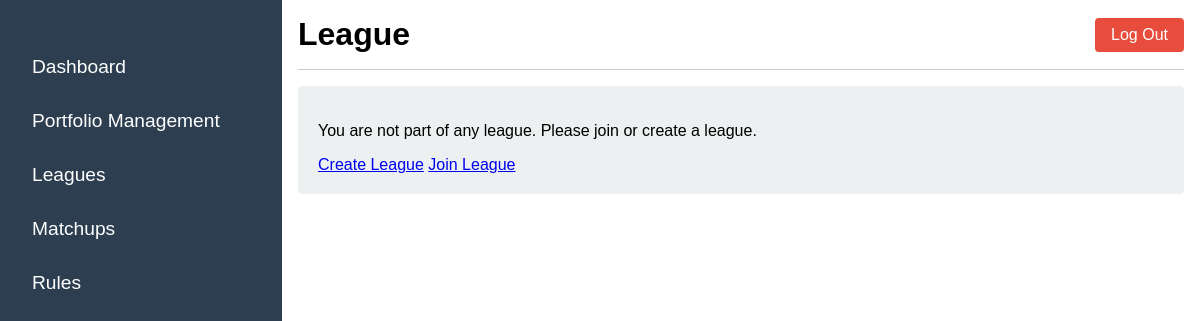
The app's page /league/ (signed in), older data.
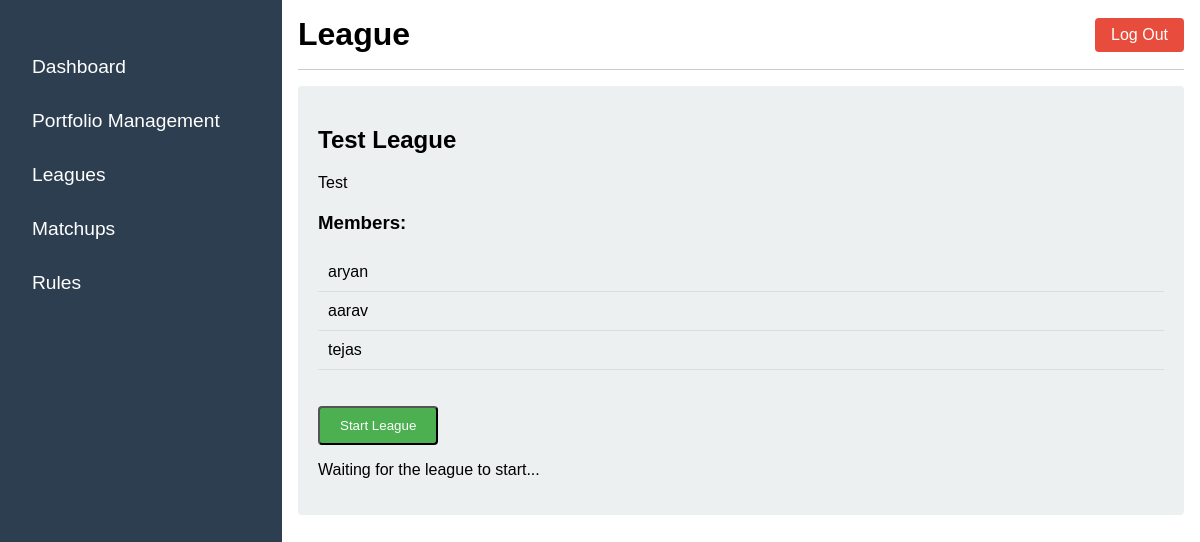
The same page, newer data.
### leagues/models.py (models this page shows, shortened)
class League(models.Model):
    name = models.CharField(max_length=100)
    description = models.TextField(blank=True)
    created_at = models.DateTimeField(auto_now_add=True)
    owner = models.ForeignKey(User, on_delete=models.CASCADE, related_name='owned_leagues')
    key = models.CharField(max_length=20, default = "")
    started = models.BooleanField(default=False)
    draftDone = models.BooleanField(default=False)
    length = models.IntegerField(default=7)
    current_week = models.IntegerField(default=1)
    next_week_date = models.DateField(null=True, blank=True)

class LeagueMembership(models.Model):
    user = models.ForeignKey(User, on_delete=models.CASCADE)
    league = models.ForeignKey(League, on_delete=models.CASCADE)
    joined_at = models.DateTimeField(auto_now_add=True)
    wins = models.IntegerField(default=0)  # New attribute
    losses = models.IntegerField(default=0)  # New attribute
    ties = models.IntegerField(default=0)  # New attribute

### leagues/views.py (the view, shortened to what this page needs)
# urls.py: path('league/', league_view, name='league'),
@login_required
def league_view(request):
    try:
        league_membership = LeagueMembership.objects.get(user=request.user)
        league = league_membership.league
    except LeagueMembership.DoesNotExist:
        league = None
    if league:
        is_owner = league.owner == request.user
        members = LeagueMembership.objects.filter(league=league) if is_owner else []
    else:
        is_owner = False
        members = []
    context = {
        'league': league,
        'is_owner': is_owner,
        'members': members,
        'started': league.started if league else False,
        'draftDone': league.draftDone if league else False
    }
    return render(request, 'league.html', context)

### templates/league.html (shortened to what this page needs)
<!DOCTYPE html>
<html lang="en">
<head>
    {% load static %}
    <link rel="stylesheet" href="{% static 'css/portal.css' %}">
</head>
<body>
    <div class="portal-container">
        <nav class="sidebar">
            <ul>
                <li><a href="{% url 'user_portal' %}">Dashboard</a></li>
                <li><a href="{% url 'portfolio_management' %}">Portfolio Management</a></li>
                <li><a href="{% url 'league' %}">Leagues</a></li>
                <li><a href="{% url 'matchups' %}">Matchups</a></li>
                <li><a href="#">Rules</a></li>
            </ul>
        </nav>
        <div class="main-content">
            <header>
                <div class="header-content">
                    <h1>League</h1>
                    <a href="{% url 'logout' %}" class="logout-button">Log Out</a>
                </div>
            </header>
            <section class="league-container">
                {% if league %}
                    <h2>{{ league.name }}</h2>
                    <p>{{ league.description }}</p>
                    {% if is_owner %}
                        <div class="members-list">
                            <h3>Members:</h3>
                            <ul>
                                {% for member in members %}
                                    <li>{{ member.user.username }}</li>
                                {% endfor %}
                            </ul>
                        </div>
                        <form method="post">
                            {% if not league.started %}
                                <button type="submit" name="start_league" class="start-league-button">Start League</button>
                            {% elif not league.draftDone %}
                                <button type="submit" name="end_draft" class="end-draft-button">End Draft</button>
                            {% endif %}
                        </form>
                    {% endif %}
                    {% if league.started and not league.draftDone %}
                        <a href="#" class="enter-draft-button" id="enter-draft-button">Enter Draft</a>
                    {% elif not league.started %}
                        <p id="draft-status-message">Waiting for the league to start...</p>
                    {% endif %}
                {% else %}
                    <p>You are not part of any league. Please join or create a league.</p>
                    <a href="{% url 'create_league' %}" class="btn">Create League</a>
                    <a href="{% url 'join_league' %}" class="btn">Join League</a>
                {% endif %}
            </section>
        </div>
    </div>
</body>
</html>

Row changes from the older to the newer data that the page shows:
added League: name "Test League", description "Test"
added LeagueMembership: user.username "aryan"
added LeagueMembership: user.username "aarav"
added LeagueMembership: user.username "tejas"
Text that changed along with them:
text no longer shown: "You are not part of any league. Please join or create a league. Create League Join League"
text now shown: "Members: Start League Waiting for the league to start..."
